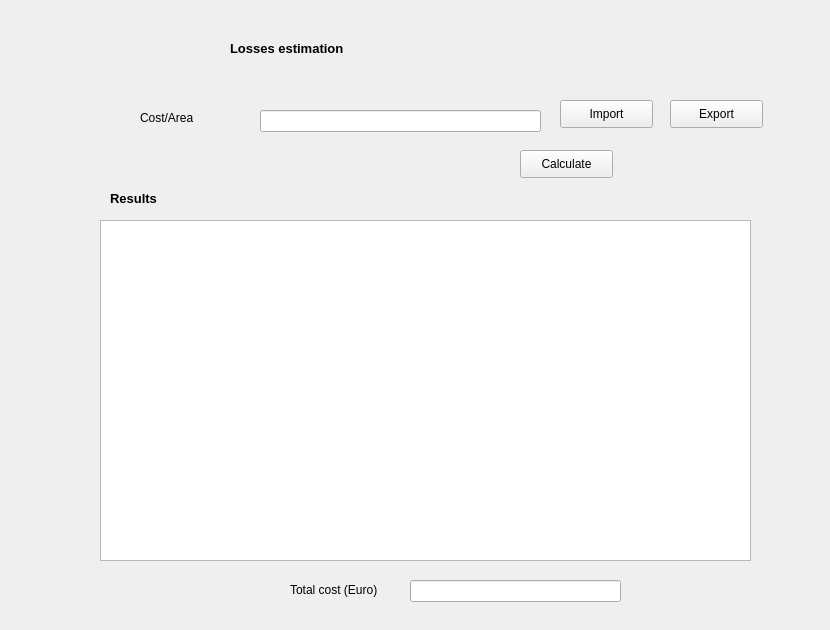
        <widget class="QWidget" name="tab_6">
         <attribute name="title">
          <string>Losses</string>
         </attribute>
         <widget class="QLabel" name="label_77">
          <property name="geometry">
           <rect>
            <x>230</x>
            <y>40</y>
            <width>171</width>
            <height>16</height>
           </rect>
          </property>
          <property name="font">
           <font>
            <pointsize>10</pointsize>
            <weight>75</weight>
            <bold>true</bold>
           </font>
          </property>
          <property name="text">
           <string>Losses estimation</string>
          </property>
         </widget>
         <widget class="QPushButton" name="updateCostAreaButton">
          <property name="geometry">
           <rect>
            <x>520</x>
            <y>150</y>
            <width>93</width>
            <height>28</height>
           </rect>
          </property>
          <property name="text">
           <string>Calculate</string>
          </property>
         </widget>
         <widget class="QWidget" name="widget_3" native="true">
          <property name="geometry">
           <rect>
            <x>30</x>
            <y>180</y>
            <width>741</width>
            <height>441</height>
           </rect>
          </property>
          <widget class="QLabel" name="label_48">
           <property name="geometry">
            <rect>
             <x>80</x>
             <y>10</y>
             <width>101</width>
             <height>16</height>
            </rect>
           </property>
           <property name="font">
            <font>
             <pointsize>10</pointsize>
             <weight>75</weight>
             <bold>true</bold>
            </font>
           </property>
           <property name="text">
            <string>Results</string>
           </property>
          </widget>
          <widget class="QTableWidget" name="costTableWidget">
           <property name="geometry">
            <rect>
             <x>70</x>
             <y>40</y>
             <width>651</width>
             <height>341</height>
            </rect>
           </property>
          </widget>
          <widget class="QLabel" name="label_39">
           <property name="geometry">
            <rect>
             <x>260</x>
             <y>400</y>
             <width>121</width>
             <height>20</height>
            </rect>
           </property>
           <property name="text">
            <string>Total cost (Euro)</string>
           </property>
          </widget>
          <widget class="QLineEdit" name="totalLosslineEdit">
           <property name="geometry">
            <rect>
             <x>380</x>
             <y>400</y>
             <width>211</width>
             <height>22</height>
            </rect>
           </property>
          </widget>
         </widget>
         <widget class="QWidget" name="LossesConfigurationWidget" native="true">
          <property name="geometry">
           <rect>
            <x>90</x>
            <y>70</y>
            <width>731</width>
            <height>80</height>
           </rect>
          </property>
          <widget class="QPushButton" name="lossesExportButton">
           <property name="geometry">
            <rect>
             <x>580</x>
             <y>30</y>
             <width>93</width>
             <height>28</height>
            </rect>
           </property>
           <property name="text">
            <string>Export</string>
           </property>
          </widget>
          <widget class="QPushButton" name="lossesImportButton">
           <property name="geometry">
            <rect>
             <x>470</x>
             <y>30</y>
             <width>93</width>
             <height>28</height>
            </rect>
           </property>
           <property name="text">
            <string>Import</string>
           </property>
          </widget>
          <widget class="QLineEdit" name="CostValuespushFile">
           <property name="geometry">
            <rect>
             <x>170</x>
             <y>40</y>
             <width>281</width>
             <height>22</height>
            </rect>
           </property>
           <property name="readOnly">
            <bool>true</bool>
           </property>
          </widget>
          <widget class="QLabel" name="label_46">
           <property name="geometry">
            <rect>
             <x>50</x>
             <y>40</y>
             <width>71</width>
             <height>16</height>
            </rect>
           </property>
           <property name="text">
            <string>Cost/Area</string>
           </property>
          </widget>
         </widget>
        </widget>
